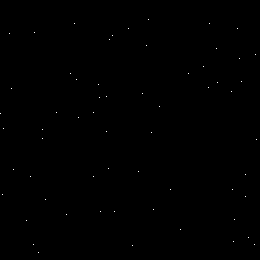
%> input picture Beads-obj.tif, 260 x 260 px, shrunk from 1000 x 1000 before the run
$ octave SR_SIM_Simulation_reconstructnion.m   (GNU Octave 9; MATLAB toolbox functions it lacks are replaced by stand-ins)
%> lines starting %> are read from the running program, lines starting %| are printed output that depends on the picture; in (x1, y1, x2, y2) boxes, pixels count from 0 and x2, y2 are one past the last pixel; in counts of white or black regions, pixels touching at a corner belong together; the program's own positions count from 1
clc;
clear all;
close all;

w1 = 1000;
w2 = 1000;
wo1 = w1/2;
wo2 = w2/2;
x = linspace(0,w1-1,w1);
y = linspace(0,w2-1,w2);
[X,Y] = meshgrid(x,y);

filename='Beads-obj';
object = imread([filename '.tif']);
%> object is the input picture: size 260x260 uint16; values 0 (black) and 65535 (white), 0.09% white in thin lines or dots, all inside (x1, y1, x2, y2) = (0, 19, 257, 253)
object = double(object);
figure,imshow(object,[]);title('Object');
freq_obj=abs(fftshift(fft2(object)));
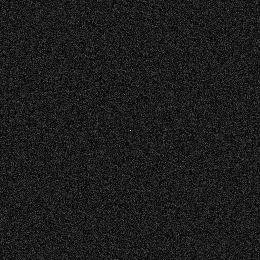
%> freq_obj: size 260x260 double; min 1028.9, max 3997635, mean 453588; drawn with min black and max white
figure,imshow((freq_obj.^0.1),[]);
%> after `imshow((freq_obj.^0.1),[])`:
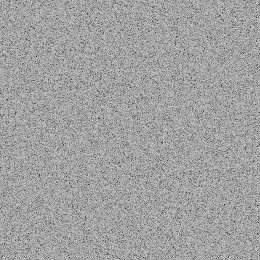
%> displayed picture: size 260x260, on the screen's scale of 0 to 255; min 0, max 255, mean 161

h = fspecial('gaussian',[w1,w2],5);
I = conv2(object,h,'same');
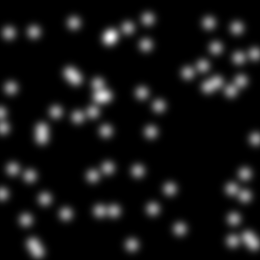
%> I: size 260x260 double; min 6.75e-22, max 733.5, mean 57.5; drawn with min black and max white
figure,imshow(I,[]);title('Filter');
otf=(fftshift(fft2(h)));
figure,imshow(abs(otf.^0.1),[]);title('OTF');

m = 0.8;
f = 0.3;
thita0=  0;
thita1 = 5*pi/6;
thita2 = 1*pi/6;
phase1 = 0*pi/3;
phase2 = 2*pi/3;
phase3 = 4*pi/3;

grating1 = 1+m*sin(f*x+phase1);
grating2 = 1+m*sin(f*x+phase2);
grating3 = 1+m*sin(f*x+phase3);

for i = 1:w1
    mask1(i,:) = grating1;
    mask2(i,:) = grating2;
    mask3(i,:) = grating3;
end
mask4 = 1+m*sin(f*(X*sin(thita1)+Y*cos(thita1))+phase1);
% figure,imagesc(mask4);
mask5 = 1+m*sin(f*(X*sin(thita1)+Y*cos(thita1))+phase2);
% figure,imagesc(mask5);
mask6 = 1+m*sin(f*(X*sin(thita1)+Y*cos(thita1))+phase3);
% figure,imagesc(mask6);
mask7 = 1+m*sin(f*(X*sin(thita2)+Y*cos(thita2))+phase1);
% figure,imagesc(mask7);
mask8 = 1+m*sin(f*(X*sin(thita2)+Y*cos(thita2))+phase2);
% figure,imagesc(mask8);
mask9 = 1+m*sin(f*(X*sin(thita2)+Y*cos(thita2))+phase3);
% figure,imagesc(mask9);

%> (the run ends here)
